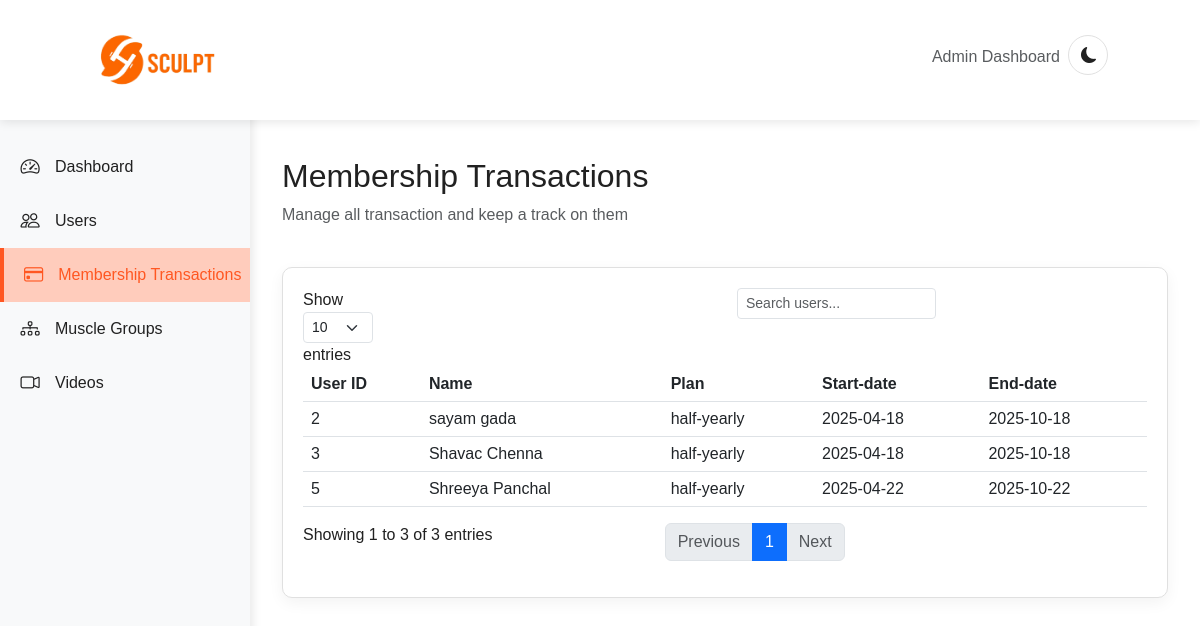
The app's page /admin_membership_transaction.php with its own data.
### tables this page shows
CREATE TABLE `users` (
  `user_id` int(11) NOT NULL,
  `user_name` varchar(255) NOT NULL,
  `user_email` varchar(255) NOT NULL,
  `user_contact` varchar(255) NOT NULL,
  `user_dob` date NOT NULL,
  `user_password` varchar(255) NOT NULL,
  `video_count` int(11) NOT NULL DEFAULT 5,
  `user_age` int(11) DEFAULT NULL,
  `user_weight` int(11) DEFAULT NULL,
  `user_height` int(11) DEFAULT NULL,
  `membership_plan` varchar(255) DEFAULT NULL,
  `membership_start_date` date DEFAULT NULL,
  `membership_end_date` date DEFAULT NULL
);

### admin_membership_transaction.php (the view, shortened to what this page needs)
<?php
include_once './db_connect.php';
$sql = "SELECT * FROM users WHERE membership_plan != ''";
$users = mysqli_query($conn, $sql);
?>
<html lang="en">
<head>
    <link href="https://cdn.jsdelivr.net/npm/bootstrap@5.3.0/dist/css/bootstrap.min.css" rel="stylesheet">
    <link rel="stylesheet" href="https://cdn.jsdelivr.net/npm/bootstrap-icons@1.10.0/font/bootstrap-icons.css">
    <link rel="stylesheet" href="./CSS/admin_dashboard.css">
</head>
<body class="light-mode">
    <div class="sidebar" id="sidebar">
        <ul class="sidebar-menu">
            <li class="sidebar-menu-item">
                <a href="./admin_dashboard.php" class="sidebar-menu-link">
                    <i class="bi bi-speedometer2 sidebar-menu-icon"></i>
                    <span class="sidebar-menu-text">Dashboard</span>
                </a>
            </li>
            <li class="sidebar-menu-item">
                <a href="./admin_users.php" class="sidebar-menu-link">
                    <i class="bi bi-people sidebar-menu-icon"></i>
                    <span class="sidebar-menu-text">Users</span>
                </a>
            </li>
            <li class="sidebar-menu-item">
                <a href="#" class="sidebar-menu-link active">
                    <i class="bi bi-credit-card sidebar-menu-icon"></i>
                    <span class="sidebar-menu-text">Membership Transactions</span>
                </a>
            </li>
            <li class="sidebar-menu-item">
                <a href="./admin_muscle.php" class="sidebar-menu-link">
                    <i class="bi bi-diagram-3 sidebar-menu-icon"></i>
                    <span class="sidebar-menu-text">Muscle Groups</span>
                </a>
            </li>
            <li class="sidebar-menu-item">
                <a href="./admin_videos.php" class="sidebar-menu-link">
                    <i class="bi bi-camera-video sidebar-menu-icon"></i>
                    <span class="sidebar-menu-text">Videos</span>
                </a>
            </li>
        </ul>
    </div>
    <nav class="navbar navbar-expand-lg fixed-top">
        <div class="container-fluid">
            <a class="navbar-brand ms-5 ps-4" href="#"><img src="./Images/loho.png" alt="logo" style="max-height: 10vh;"></a>
            <div style="display: flex; justify-content: space-between; align-self: center; min-width: 15vw; padding-right: 5rem;">
                <p class="text-muted" style="padding-top: 10px;">Admin Dashboard</p>
                <button id="theme-toggle" class="btn rounded-circle ms-2">
                    <i class="bi bi-moon-fill"></i>
                </button>
            </div>
        </div>
    </nav>
    <div class="main-content" id="main-content">
        <div class="container-fluid" style="margin-top: 2rem;">
            <div class="row mb-4">
                <div class="col-12 d-flex justify-content-between align-items-center">
                    <div>
                        <h2>Membership Transactions</h2>
                        <p class="text-muted">Manage all transaction and keep a track on them</p>
                    </div>
                </div>
            </div>
            <div class="row">
                <div class="col-12">
                    <div class="dashboard-card">
                        <div class="table-responsive">
                            <table id="usersTable" class="table table-hover">
                                <thead>
                                    <tr>
                                        <th>User ID</th>
                                        <th>Name</th>
                                        <th>Plan</th>
                                        <th>Start-date</th>
                                        <th>End-date</th>
                                    </tr>
                                </thead>
                                <tbody>
                                    <?php
                                    if (mysqli_num_rows($users) > 0) {
                                        while ($user = mysqli_fetch_assoc($users)) { ?>
                                            <tr>
                                                <td><?= $user['user_id']; ?></td>
                                                <td><?= $user['user_name']; ?></td>
                                                <td><?= $user['membership_plan']; ?></td>
                                                <td><?= $user['membership_start_date'] ?></td>
                                                <td><?= $user['membership_end_date']; ?></td>
                                            </tr>
                                    <?php
                                        }
                                    }
                                    ?>
                                </tbody>
                            </table>
                        </div>
                    </div>
                </div>
            </div>
        </div>
    </div>
</body>
</html>

### CSS/admin_dashboard.css (style rules this page uses)
:root { --primary-color: #ff5722; --primary-dark: #e64a19; --primary-light: #ffccbc; --secondary-color: #212121; --light-color: #f5f5f5; --dark-color: #121212; --text-light: #f5f5f5; --text-dark: #212121; --gray-light: #f0f0f0; --gray-dark: #333333; --transition: all 0.3s ease; }
body.light-mode { --bg-color: #ffffff; --text-color: #212121; --card-bg: #ffffff; --card-border: #e0e0e0; --navbar-bg: rgba(255, 255, 255, 0.95); --footer-bg: #212121; --footer-text: #f5f5f5; --sidebar-bg: #f8f9fa; --sidebar-hover: #f0f0f0; --sidebar-active: #ff5722; --sidebar-active-bg: #ffccbc; }
body { font-family: "Poppins", sans-serif; background-color: var(--bg-color); color: var(--text-color); transition: var(--transition); min-height: 100vh; }
.navbar { background-color: var(--navbar-bg); box-shadow: 0 2px 10px rgba(0, 0, 0, 0.1); transition: var(--transition); padding: 15px 0; z-index: 1030; }
.navbar-brand { color: var(--primary-color) !important; font-weight: bold; font-size: 1.5rem; }
#theme-toggle { width: 40px; height: 40px; background-color: var(--card-bg); border: 1px solid var(--card-border); color: var(--text-color); transition: var(--transition); }
.sidebar { position: fixed; top: 0; left: 0; height: 100vh; width: 250px; background-color: var(--sidebar-bg); transition: var(--transition); z-index: 1040; padding-top: 70px; box-shadow: 2px 0 10px rgba(0, 0, 0, 0.1); }
.sidebar-menu { list-style: none; padding: 0; margin: 0; }
.sidebar-menu-item { padding: 0; transition: var(--transition); }
.sidebar-menu-link { display: flex; align-items: center; padding: 15px 20px; color: var(--text-color); text-decoration: none; transition: var(--transition); white-space: nowrap; overflow: hidden; }
.sidebar-menu-link.active { background-color: var(--sidebar-active-bg); color: var(--sidebar-active); border-left: 4px solid var(--primary-color); }
.sidebar-menu-icon { font-size: 1.2rem; margin-right: 15px; width: 20px; text-align: center; }
.main-content { margin-left: 250px; padding: 125px 20px 20px; transition: var(--transition); min-height: 100vh; }
.dashboard-card { background-color: var(--card-bg); border-radius: 10px; box-shadow: 0 5px 15px rgba(0, 0, 0, 0.05); padding: 20px; margin-bottom: 20px; transition: var(--transition); border: 1px solid var(--card-border); }
@media (min-width: 992px) { .sidebar { z-index: 0; top: 70px; } }

### records on screen
users: user_id "2", user_name "sayam gada", membership_plan "half-yearly", membership_start_date "2025-04-18", membership_end_date "2025-10-18"
users: user_id "3", user_name "Shavac Chenna", membership_plan "half-yearly", membership_start_date "2025-04-18", membership_end_date "2025-10-18"
users: user_id "5", user_name "Shreeya Panchal", membership_plan "half-yearly", membership_start_date "2025-04-22", membership_end_date "2025-10-22"
